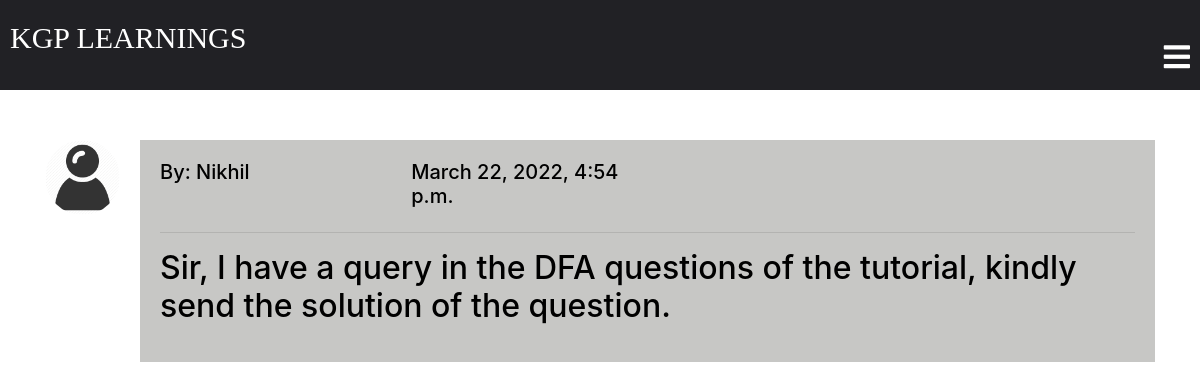
Page /classroom/teacher/17/messages_list (signed in) on the committed database.
### classroom/models.py (models this page shows, shortened)
class MessageToTeacher(models.Model):
    student = models.ForeignKey(Student,related_name='student',on_delete=models.CASCADE)
    teacher = models.ForeignKey(Teacher,related_name='messages',on_delete=models.CASCADE)
    created_at = models.DateTimeField(auto_now=True)
    message = models.TextField()
    message_html = models.TextField(editable=False)
    class Meta:
        ordering = ['-created_at']
        unique_together = ['student','message']

class Student(models.Model):
    user = models.OneToOneField(User,on_delete=models.CASCADE,primary_key=True,related_name='Student')
    name=models.CharField(max_length=250)
    roll_no = models.CharField(max_length=50)
    email = models.EmailField(max_length=254)
    phone = models.IntegerField()
    student_profile_pic = models.ImageField(upload_to="classroom/student_profile_pic",blank=True)
    class Meta:
        ordering = ['roll_no']

### classroom/views.py (the view)
@login_required
def messages_list(request, pk):
    teacher = get_object_or_404(models.Teacher, pk=pk)
    return render(request, 'classroom/messages_list.html', {'teacher': teacher})

### template/classroom/messages_list.html
{% extends 'classroom/base.html' %}
{% load static %}
{% block content %}
<div class="container">
  {% if teacher.messages.count == 0 %}
  <h2>No messages yet.</h2>
  {% else %}
  {% for mssg in teacher.messages.all %}
  <div class="notice">
    <div class="row">
      <div class="col-md-1">
        {% if mssg.student.student_profile_pic %}
        <img src="{{ mssg.student.student_profile_pic.url }}" class="notice-img">
        {% else %}
        <img src="{% static 'images/login-avatar.PNG' %}" class="notice-img">
        {% endif %}
      </div>
      <div class="col-md-11">
        <div class="notice-details">
          <div class="row">
            <div class="col-md-3">
              <h5>By: {{ mssg.student.name }}</h5>
            </div>
            <div class="col-md-3">
              <h5>{{ mssg.created_at }}</h5>
            </div>
          </div>
          <hr>
          <h2>{{ mssg.message_html|safe }}</h2>
        </div>
      </div>
    </div>
  </div>
  {% endfor %}
  {% endif %}
</div>
{% endblock %}

### static/css/base.css (style rules this page uses)
.notice { margin-top: 50px; }
.notice .notice-img { border-radius: 50%; height:75px; width:75px; }
.notice .notice-details { color: black; padding: 20px; background: #c7c7c5; }

### rows in the picture
MessageToTeacher: student.name "Nikhil", created_at "March 22, 2022, 4:54 p.m.", message_html "Sir, I have a query in the DFA questions of the tutorial, kindly send the solution of the question."
